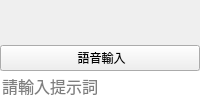
     <widget class="QWidget" name="chat_widget" native="true">
      <layout class="QVBoxLayout" name="verticalLayout_6">
       <property name="spacing">
        <number>0</number>
       </property>
       <property name="leftMargin">
        <number>0</number>
       </property>
       <property name="topMargin">
        <number>0</number>
       </property>
       <property name="rightMargin">
        <number>0</number>
       </property>
       <property name="bottomMargin">
        <number>0</number>
       </property>
       <item>
        <widget class="QLabel" name="vision_response_label">
         <property name="font">
          <font>
           <family>微軟正黑體</family>
           <pointsize>12</pointsize>
          </font>
         </property>
         <property name="styleSheet">
          <string notr="true">line-height: 20px;</string>
         </property>
         <property name="text">
          <string/>
         </property>
         <property name="wordWrap">
          <bool>true</bool>
         </property>
        </widget>
       </item>
       <item>
        <widget class="QPushButton" name="speech_btn">
         <property name="text">
          <string> 語音輸入</string>
         </property>
         <property name="icon">
          <iconset>
           <normaloff>img/mic_light.png</normaloff>
           <normalon>:/img/mic_dark.png</normalon>img/mic_light.png</iconset>
         </property>
         <property name="checkable">
          <bool>true</bool>
         </property>
        </widget>
       </item>
       <item>
        <widget class="QLineEdit" name="prompt_input">
         <property name="sizePolicy">
          <sizepolicy hsizetype="Expanding" vsizetype="Fixed">
           <horstretch>0</horstretch>
           <verstretch>0</verstretch>
          </sizepolicy>
         </property>
         <property name="font">
          <font>
           <family>微軟正黑體</family>
           <pointsize>12</pointsize>
          </font>
         </property>
         <property name="toolTip">
          <string/>
         </property>
         <property name="inputMask">
          <string/>
         </property>
         <property name="text">
          <string/>
         </property>
         <property name="frame">
          <bool>false</bool>
         </property>
         <property name="placeholderText">
          <string>請輸入提示詞</string>
         </property>
        </widget>
       </item>
      </layout>
     </widget>
